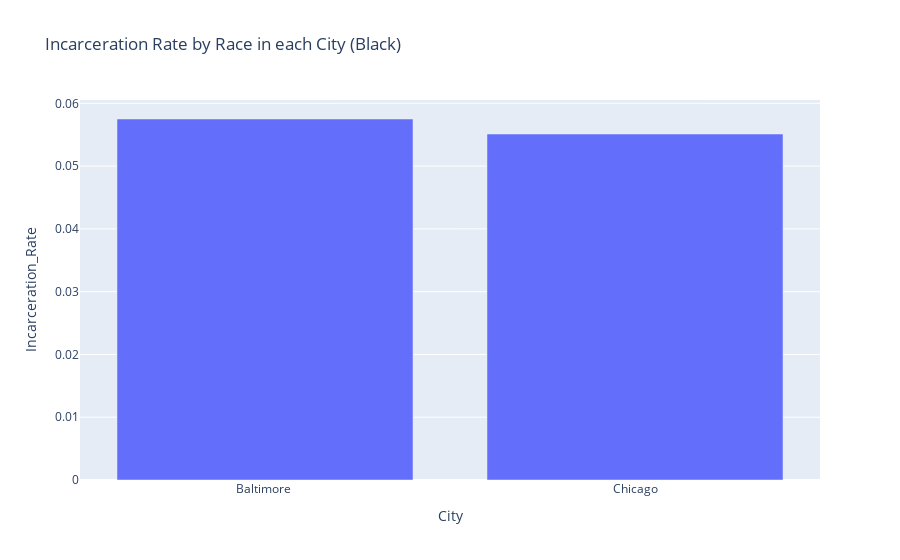

Notebook cell for this chart:
### Code cell
RaceB

### Figure 1 — Plotly figure (JSON) as saved in the notebook; plotly's stock layout.template omitted (floating-point values rounded to 4 significant figures)
{"data": [{"alignmentgroup": "True", "hoverlabel": {"namelength": 0}, "hovertemplate": "City=%{x}<br>Incarceration_Rate=%{y}", "legendgroup": "", "marker": {"color": "#636efa"}, "name": "", "offsetgroup": "", "orientation": "v", "showlegend": false, "textposition": "auto", "type": "bar", "x": ["Baltimore ", "Chicago"], "xaxis": "x", "y": [0.0575, 0.05511], "yaxis": "y"}], "layout": {"barmode": "relative", "legend": {"tracegroupgap": 0}, "title": {"text": "Incarceration Rate by Race in each City (Black)"}, "xaxis": {"anchor": "y", "domain": [0, 1], "title": {"text": "City"}}, "yaxis": {"anchor": "x", "domain": [0, 1], "title": {"text": "Incarceration_Rate"}}}}
